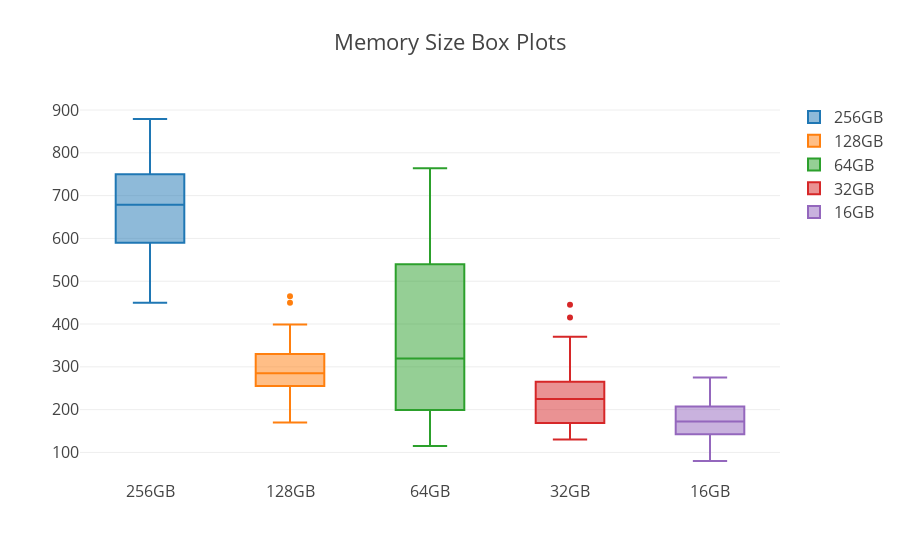

The cell this chart's notebook holds for it:
### Code cell
data_box_size = []
traces_sizes = generate_traces(iphone_df,'Size')

for trace in traces_sizes:
    data_box_size.append(go.Box( y=trace[0],name='{}GB'.format(trace[1])))
gb_128 = data_box_size.pop()
data_box_size.insert(1,gb_128)
iplot({'data':data_box_size, 'layout':{'title': 'Memory Size Box Plots',
                          'font': dict(size=16)}}, filename='basic-bar')

### Figure 1 — Plotly figure (JSON) as saved in the notebook; plotly's stock layout.template omitted (floating-point values rounded to 4 significant figures; data arrays with more than 128 entries replaced by an {"elided": "..."} marker saying what was removed)
{"data": [{"name": "256GB", "type": "box", "uid": "a29401cc-ccc4-11e8-93cd-6a000073fc60", "y": [749, 720, 759, 650, 879, 765, 850, 750, 750, 775, 615, 600, 775, 640, 544, 490, 490, 450, 570, 580, 580, 710, 740, 749, 750, 670, 650, 635, 530, 775, 785, 740, 720, 720, 705, 775, 550, 655, 550, 600, 650, 759, 670, 735, 715, 560, 600, 490, 490, 687, 670, 795]}, {"name": "128GB", "type": "box", "uid": "a2940340-ccc4-11e8-9246-6a000073fc60", "y": [170, 185, 330, 465, 399, 384, 360, 310, 295, 325, 290, 270, 295, 255, 399, 240, 316, 275, 330, 250, 280, 280, 280, 238, 250, 185, 395, 310, 260, 300, 209, 259, 259, 259, 230, 365, 385, 450]}, {"name": "64GB", "type": "box", "uid": "a29403f4-ccc4-11e8-baaf-6a000073fc60", "y": {"elided": "164 int values"}}, {"name": "32GB", "type": "box", "uid": "a2940494-ccc4-11e8-8b16-6a000073fc60", "y": [230, 230, 175, 225, 165, 445, 287, 275, 255, 200, 189, 240, 155, 145, 180, 130, 165, 165, 165, 295, 240, 264, 210, 195, 210, 140, 255, 255, 175, 170, 139, 145, 155, 252, 275, 265, 281, 265, 203, 189, 415, 370, 270, 260, 310]}, {"name": "16GB", "type": "box", "uid": "a294051e-ccc4-11e8-a24d-6a000073fc60", "y": [120, 120, 119, 115, 104, 210, 200, 240, 235, 249, 195, 145, 175, 165, 175, 169, 169, 150, 140, 250, 225, 205, 225, 230, 180, 150, 170, 150, 140, 120, 159, 235, 240, 230, 190, 179, 169, 200, 200, 125, 189, 80, 125, 120, 275, 175, 154, 169]}], "layout": {"font": {"size": 16}, "title": "Memory Size Box Plots"}}
